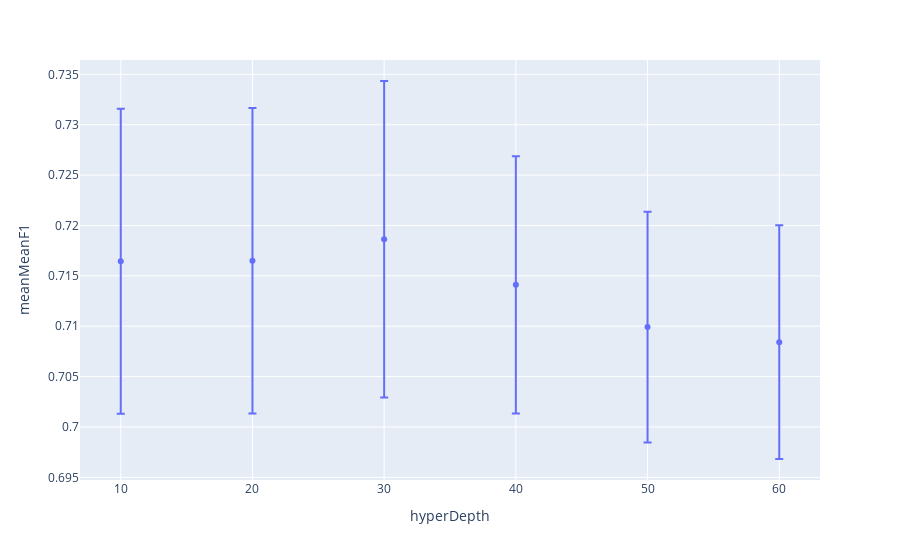

The code cell stored with this chart in its notebook:
### Code cell
aux=hyperParams[(hyperParams.hyperThres==optimal.hyperThres)&(hyperParams.hyperMinDuration==optimal.hyperMinDuration)&
                (hyperParams.hyperClose==optimal.hyperClose)&(hyperParams.hyperMaxDuration==optimal.hyperMaxDuration)].reset_index(drop=True)
px.scatter(aux,x='hyperDepth',y='meanMeanF1',error_y='stdMeanF1')

### Figure 1 — Plotly figure (JSON) as saved in the notebook; plotly's stock layout.template omitted (floating-point values rounded to 4 significant figures)
{"data": [{"error_y": {"array": [0.01513, 0.01515, 0.0157, 0.01276, 0.01146, 0.0116]}, "hovertemplate": "hyperDepth=%{x}<br>meanMeanF1=%{y}<extra></extra>", "legendgroup": "", "marker": {"color": "#636efa", "symbol": "circle"}, "mode": "markers", "name": "", "orientation": "v", "showlegend": false, "type": "scatter", "x": [10, 20, 30, 40, 50, 60], "xaxis": "x", "y": [0.7164, 0.7165, 0.7186, 0.7141, 0.7099, 0.7084], "yaxis": "y"}], "layout": {"legend": {"tracegroupgap": 0}, "margin": {"t": 60}, "xaxis": {"anchor": "y", "domain": [0, 1], "title": {"text": "hyperDepth"}}, "yaxis": {"anchor": "x", "domain": [0, 1], "title": {"text": "meanMeanF1"}}}}
